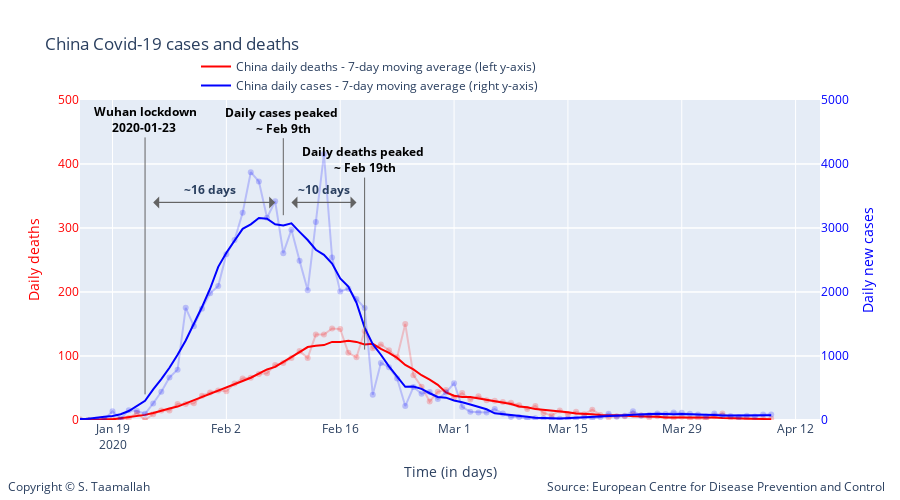

Notebook code for this chart:
### Code cell
degree = 5

smooth_china_deaths = smoothTriangle(df_china['deaths'],degree)
smooth_china_cases = smoothTriangle(df_china['cases'],degree)

smooth_china_deaths_9day = smooth_9day(df_china['deaths'])
smooth_china_cases_9day = smooth_9day(df_china['cases'])



# Add traces
trace1 = go.Scatter(
        x=df_china.index, 
        y=df_china['deaths'],
        mode='lines + markers',
        name='China daily deaths (left y-axis)',
        line_color='rgba(256, 0, 0, .2)',
        showlegend=False,
)

trace11 = go.Scatter(
        x=df_china.index, 
        y=smooth_china_deaths_9day,
        mode='lines',
        name='China daily deaths - 7-day moving average (left y-axis)',
        line_color='rgba(256, 0, 0, 1)',
)


trace2 = go.Scatter(
        x=df_china.index, 
        y=df_china['cases'],
        mode='lines + markers',
        name='China daily cases (right y-axis)',
        line_color='rgba(0, 0, 256, .2)',
        showlegend=False,
        yaxis='y2'
)

trace22 = go.Scatter(
        x=df_china.index, 
        y=smooth_china_cases_9day,
        mode='lines',
        name='China daily cases - 7-day moving average (right y-axis)',
        line_color='rgba(0, 0, 256, 1)',
        yaxis='y2'
)

data = [trace1, trace11, trace2, trace22]

layout = go.Layout(
    title='China Covid-19 cases and deaths',
    legend=dict(x=.4, y=1.15, orientation="h"), 
    width=900,
    height=500,
    
    # Top left
    xaxis=dict(
        title='Time (in days)',
        range=['2020-01-15', '2020-04-15'],
    ),
    yaxis=dict(
        title='Daily deaths',
        #type='log',
        range=[0,500],
        color="red",
        anchor='x'
    ),
    yaxis2=dict(
        title = 'Daily new cases',
        color='rgba(0, 0, 256, 1)',
        #type='log',
        range=[0,5000],
        overlaying='y',
        side='right'
    ),
    
       annotations=[
        dict(
            x=1.09,
            y=-0.24,
            showarrow=False,
            text='Source: European Centre for Disease Prevention and Control',
            xref='paper',
            yref='paper'
        ),
        
        dict(
            x=-0.1,
            y=-0.24,
            showarrow=False,
            text='Copyright © S. Taamallah ',
            xref='paper',
            yref='paper'
        )
    ],
    
)



fig = go.Figure(data=data, layout=layout)

fig.add_annotation(
            x='2020-01-23',
            y=40,
            xref="x",
            yref="y",
            text="<b> Wuhan lockdown <br> 2020-01-23  </b>",
            showarrow=True,
            font=dict(
            #family="Courier New, monospace",
            size=12,
            color="black",
            ),
        align="center",
        arrowhead=0,
        arrowsize=1,
        arrowwidth=1,
        arrowcolor="#636363",
        ax=0,
        ay=-275,
)




fig.add_annotation(
            x='2020-02-09',
            y=320,
            text="<b>Daily cases peaked <br> ~ Feb 9th </b>",
            showarrow=True,
            font=dict(
            #family="Courier New, monospace",
            size=12,
            color="black",
            ),
        align="center",
        arrowhead=0,
        arrowsize=1,
        arrowwidth=1,
        arrowcolor="#636363",
        ax=0,
        ay=-95,
)


fig.add_annotation(
            x='2020-02-19',
            y=110,
            text="<b>Daily deaths peaked <br> ~ Feb 19th </b>",
            showarrow=True,
            font=dict(
            #family="Courier New, monospace",
            size=12,
            color="black",
            ),
        align="center",
        arrowhead=0,
        arrowsize=1,
        arrowwidth=1,
        arrowcolor="#636363",
        ax=0,
        ay=-190,
)

fig.add_annotation(
            x='2020-02-10',
            y=340,
            text="",
            showarrow=True,
            font=dict(
            #family="Courier New, monospace",
            size=12,
            color="black",
            ),
        align="center",
        arrowhead=1,
        arrowsize=2,
        arrowwidth=1,
        arrowcolor="#636363",
        ax=65,
        ay=0,
)

fig.add_annotation(
            x='2020-02-18',
            y=340,
            text="",
            showarrow=True,
            font=dict(
            #family="Courier New, monospace",
            size=12,
            color="black",
            ),
        align="center",
        arrowhead=1,
        arrowsize=2,
        arrowwidth=1,
        arrowcolor="#636363",
        ax=-65,
        ay=0,
)

fig.add_annotation(
            x='2020-02-14',
            y=360,
            text="<b> ~10 days </b>",
            showarrow=False,
)

fig.add_annotation(
            x='2020-01-24',
            y=340,
            text="",
            showarrow=True,
            font=dict(
            #family="Courier New, monospace",
            size=12,
            color="black",
            ),
        align="center",
        arrowhead=1,
        arrowsize=2,
        arrowwidth=1,
        arrowcolor="#636363",
        ax=120,
        ay=0,
)

fig.add_annotation(
            x='2020-02-08',
            y=340,
            text="",
            showarrow=True,
            font=dict(
            #family="Courier New, monospace",
            size=12,
            color="black",
            ),
        align="center",
        arrowhead=1,
        arrowsize=2,
        arrowwidth=1,
        arrowcolor="#636363",
        ax=-120,
        ay=0,
)


fig.add_annotation(
            x='2020-01-31',
            y=360,
            text="<b> ~16 days </b>",
            showarrow=False,
)

fig.show()

from plotly.offline import plot
plot(fig, filename="STaamallah_covid19_analysis_chart_2_20200408.html", auto_open = False)

### Figure 1 — Plotly figure (JSON) as saved in the notebook; plotly's stock layout.template omitted (floating-point values rounded to 4 significant figures)
{"data": [{"line": {"color": "rgba(256, 0, 0, .2)"}, "mode": "lines+markers", "name": "China daily deaths (left y-axis)", "showlegend": false, "type": "scatter", "x": ["2020-04-09T00:00:00", "2020-04-08T00:00:00", "2020-04-07T00:00:00", "2020-04-06T00:00:00", "2020-04-05T00:00:00", "2020-04-04T00:00:00", "2020-04-03T00:00:00", "2020-04-02T00:00:00", "2020-04-01T00:00:00", "2020-03-31T00:00:00", "2020-03-30T00:00:00", "2020-03-29T00:00:00", "2020-03-28T00:00:00", "2020-03-27T00:00:00", "2020-03-26T00:00:00", "2020-03-25T00:00:00", "2020-03-24T00:00:00", "2020-03-23T00:00:00", "2020-03-22T00:00:00", "2020-03-21T00:00:00", "2020-03-20T00:00:00", "2020-03-19T00:00:00", "2020-03-18T00:00:00", "2020-03-17T00:00:00", "2020-03-16T00:00:00", "2020-03-15T00:00:00", "2020-03-14T00:00:00", "2020-03-13T00:00:00", "2020-03-12T00:00:00", "2020-03-11T00:00:00", "2020-03-10T00:00:00", "2020-03-09T00:00:00", "2020-03-08T00:00:00", "2020-03-07T00:00:00", "2020-03-06T00:00:00", "2020-03-05T00:00:00", "2020-03-04T00:00:00", "2020-03-03T00:00:00", "2020-03-02T00:00:00", "2020-03-01T00:00:00", "2020-02-29T00:00:00", "2020-02-28T00:00:00", "2020-02-27T00:00:00", "2020-02-26T00:00:00", "2020-02-25T00:00:00", "2020-02-24T00:00:00", "2020-02-23T00:00:00", "2020-02-22T00:00:00", "2020-02-21T00:00:00", "2020-02-20T00:00:00", "2020-02-19T00:00:00", "2020-02-18T00:00:00", "2020-02-17T00:00:00", "2020-02-16T00:00:00", "2020-02-15T00:00:00", "2020-02-14T00:00:00", "2020-02-13T00:00:00", "2020-02-12T00:00:00", "2020-02-11T00:00:00", "2020-02-10T00:00:00", "2020-02-09T00:00:00", "2020-02-08T00:00:00", "2020-02-07T00:00:00", "2020-02-06T00:00:00", "2020-02-05T00:00:00", "2020-02-04T00:00:00", "2020-02-03T00:00:00", "2020-02-02T00:00:00", "2020-02-01T00:00:00", "2020-01-31T00:00:00", "2020-01-30T00:00:00", "2020-01-29T00:00:00", "2020-01-28T00:00:00", "2020-01-27T00:00:00", "2020-01-26T00:00:00", "2020-01-25T00:00:00", "2020-01-24T00:00:00", "2020-01-23T00:00:00", "2020-01-22T00:00:00", "2020-01-21T00:00:00", "2020-01-20T00:00:00", "2020-01-19T00:00:00", "2020-01-18T00:00:00", "2020-01-17T00:00:00", "2020-01-16T00:00:00", "2020-01-15T00:00:00", "2020-01-14T00:00:00", "2020-01-13T00:00:00", "2020-01-12T00:00:00", "2020-01-11T00:00:00", "2020-01-10T00:00:00", "2020-01-09T00:00:00", "2020-01-08T00:00:00", "2020-01-07T00:00:00", "2020-01-06T00:00:00", "2020-01-05T00:00:00", "2020-01-04T00:00:00", "2020-01-03T00:00:00", "2020-01-02T00:00:00", "2020-01-01T00:00:00", "2019-12-31T00:00:00"], "y": [2, 2, 0, 2, 3, 4, 10, 6, 1, 3, 2, 5, 3, 5, 6, 4, 7, 9, 6, 6, 4, 8, 16, 9, 13, 9, 15, 7, 11, 22, 17, 23, 27, 28, 30, 31, 37, 32, 42, 35, 47, 44, 29, 52, 70, 150, 98, 109, 118, 112, 139, 98, 105, 142, 143, 133.5, 133.5, 97, 108, 97, 89, 86, 73, 72, 66, 65, 57, 45, 46, 43, 38, 26, 25, 25, 15, 15, 9, 0, 11, 3, 0, 1, 0, 0, 0, 1, 0, 0, 0, 1, 0, 0, 0, 0, 0, 0, 0, 0, 0, 0, 0]}, {"line": {"color": "rgba(256, 0, 0, 1)"}, "mode": "lines", "name": "China daily deaths - 7-day moving average (left y-axis)", "type": "scatter", "x": ["2020-04-09T00:00:00", "2020-04-08T00:00:00", "2020-04-07T00:00:00", "2020-04-06T00:00:00", "2020-04-05T00:00:00", "2020-04-04T00:00:00", "2020-04-03T00:00:00", "2020-04-02T00:00:00", "2020-04-01T00:00:00", "2020-03-31T00:00:00", "2020-03-30T00:00:00", "2020-03-29T00:00:00", "2020-03-28T00:00:00", "2020-03-27T00:00:00", "2020-03-26T00:00:00", "2020-03-25T00:00:00", "2020-03-24T00:00:00", "2020-03-23T00:00:00", "2020-03-22T00:00:00", "2020-03-21T00:00:00", "2020-03-20T00:00:00", "2020-03-19T00:00:00", "2020-03-18T00:00:00", "2020-03-17T00:00:00", "2020-03-16T00:00:00", "2020-03-15T00:00:00", "2020-03-14T00:00:00", "2020-03-13T00:00:00", "2020-03-12T00:00:00", "2020-03-11T00:00:00", "2020-03-10T00:00:00", "2020-03-09T00:00:00", "2020-03-08T00:00:00", "2020-03-07T00:00:00", "2020-03-06T00:00:00", "2020-03-05T00:00:00", "2020-03-04T00:00:00", "2020-03-03T00:00:00", "2020-03-02T00:00:00", "2020-03-01T00:00:00", "2020-02-29T00:00:00", "2020-02-28T00:00:00", "2020-02-27T00:00:00", "2020-02-26T00:00:00", "2020-02-25T00:00:00", "2020-02-24T00:00:00", "2020-02-23T00:00:00", "2020-02-22T00:00:00", "2020-02-21T00:00:00", "2020-02-20T00:00:00", "2020-02-19T00:00:00", "2020-02-18T00:00:00", "2020-02-17T00:00:00", "2020-02-16T00:00:00", "2020-02-15T00:00:00", "2020-02-14T00:00:00", "2020-02-13T00:00:00", "2020-02-12T00:00:00", "2020-02-11T00:00:00", "2020-02-10T00:00:00", "2020-02-09T00:00:00", "2020-02-08T00:00:00", "2020-02-07T00:00:00", "2020-02-06T00:00:00", "2020-02-05T00:00:00", "2020-02-04T00:00:00", "2020-02-03T00:00:00", "2020-02-02T00:00:00", "2020-02-01T00:00:00", "2020-01-31T00:00:00", "2020-01-30T00:00:00", "2020-01-29T00:00:00", "2020-01-28T00:00:00", "2020-01-27T00:00:00", "2020-01-26T00:00:00", "2020-01-25T00:00:00", "2020-01-24T00:00:00", "2020-01-23T00:00:00", "2020-01-22T00:00:00", "2020-01-21T00:00:00", "2020-01-20T00:00:00", "2020-01-19T00:00:00", "2020-01-18T00:00:00", "2020-01-17T00:00:00", "2020-01-16T00:00:00", "2020-01-15T00:00:00", "2020-01-14T00:00:00", "2020-01-13T00:00:00", "2020-01-12T00:00:00", "2020-01-11T00:00:00", "2020-01-10T00:00:00", "2020-01-09T00:00:00", "2020-01-08T00:00:00", "2020-01-07T00:00:00", "2020-01-06T00:00:00", "2020-01-05T00:00:00", "2020-01-04T00:00:00", "2020-01-03T00:00:00", "2020-01-02T00:00:00", "2020-01-01T00:00:00", "2019-12-31T00:00:00"], "y": [1.333, 1.5, 1.8, 2.167, 3, 3, 3, 4, 4, 4, 4, 3, 4, 4, 5, 5, 5, 6, 7, 7, 8, 8, 9, 9, 10, 12, 13, 14, 16, 17, 20, 21, 25, 27, 29, 31, 34, 36, 36, 38, 43, 55, 63, 70, 79, 86, 97, 105, 111, 119, 118, 122, 124, 122, 122, 117, 116, 114, 106, 98, 91, 83, 79, 72, 66, 61, 56, 50, 45, 41, 35, 30, 26, 21, 18, 14, 11, 8, 6, 4, 2, 1, 1, 0, 0, 0, 0, 0, 0, 0, 0, 0, 0, 0, 0, 0, 0, 0, 0, 0, 0]}, {"line": {"color": "rgba(0, 0, 256, .2)"}, "mode": "lines+markers", "name": "China daily cases (right y-axis)", "showlegend": false, "type": "scatter", "x": ["2020-04-09T00:00:00", "2020-04-08T00:00:00", "2020-04-07T00:00:00", "2020-04-06T00:00:00", "2020-04-05T00:00:00", "2020-04-04T00:00:00", "2020-04-03T00:00:00", "2020-04-02T00:00:00", "2020-04-01T00:00:00", "2020-03-31T00:00:00", "2020-03-30T00:00:00", "2020-03-29T00:00:00", "2020-03-28T00:00:00", "2020-03-27T00:00:00", "2020-03-26T00:00:00", "2020-03-25T00:00:00", "2020-03-24T00:00:00", "2020-03-23T00:00:00", "2020-03-22T00:00:00", "2020-03-21T00:00:00", "2020-03-20T00:00:00", "2020-03-19T00:00:00", "2020-03-18T00:00:00", "2020-03-17T00:00:00", "2020-03-16T00:00:00", "2020-03-15T00:00:00", "2020-03-14T00:00:00", "2020-03-13T00:00:00", "2020-03-12T00:00:00", "2020-03-11T00:00:00", "2020-03-10T00:00:00", "2020-03-09T00:00:00", "2020-03-08T00:00:00", "2020-03-07T00:00:00", "2020-03-06T00:00:00", "2020-03-05T00:00:00", "2020-03-04T00:00:00", "2020-03-03T00:00:00", "2020-03-02T00:00:00", "2020-03-01T00:00:00", "2020-02-29T00:00:00", "2020-02-28T00:00:00", "2020-02-27T00:00:00", "2020-02-26T00:00:00", "2020-02-25T00:00:00", "2020-02-24T00:00:00", "2020-02-23T00:00:00", "2020-02-22T00:00:00", "2020-02-21T00:00:00", "2020-02-20T00:00:00", "2020-02-19T00:00:00", "2020-02-18T00:00:00", "2020-02-17T00:00:00", "2020-02-16T00:00:00", "2020-02-15T00:00:00", "2020-02-14T00:00:00", "2020-02-13T00:00:00", "2020-02-12T00:00:00", "2020-02-11T00:00:00", "2020-02-10T00:00:00", "2020-02-09T00:00:00", "2020-02-08T00:00:00", "2020-02-07T00:00:00", "2020-02-06T00:00:00", "2020-02-05T00:00:00", "2020-02-04T00:00:00", "2020-02-03T00:00:00", "2020-02-02T00:00:00", "2020-02-01T00:00:00", "2020-01-31T00:00:00", "2020-01-30T00:00:00", "2020-01-29T00:00:00", "2020-01-28T00:00:00", "2020-01-27T00:00:00", "2020-01-26T00:00:00", "2020-01-25T00:00:00", "2020-01-24T00:00:00", "2020-01-23T00:00:00", "2020-01-22T00:00:00", "2020-01-21T00:00:00", "2020-01-20T00:00:00", "2020-01-19T00:00:00", "2020-01-18T00:00:00", "2020-01-17T00:00:00", "2020-01-16T00:00:00", "2020-01-15T00:00:00", "2020-01-14T00:00:00", "2020-01-13T00:00:00", "2020-01-12T00:00:00", "2020-01-11T00:00:00", "2020-01-10T00:00:00", "2020-01-09T00:00:00", "2020-01-08T00:00:00", "2020-01-07T00:00:00", "2020-01-06T00:00:00", "2020-01-05T00:00:00", "2020-01-04T00:00:00", "2020-01-03T00:00:00", "2020-01-02T00:00:00", "2020-01-01T00:00:00", "2019-12-31T00:00:00"], "y": [86, 86, 56, 67, 48, 62, 70, 100, 54, 84, 98, 113, 119, 94, 102, 78, 69, 138, 65, 52, 99, 44, 23, 43, 25, 22, 19, 22, 24, 29, 20, 45, 46, 101, 170, 117, 119, 127, 205, 574, 428, 329, 439, 410, 515, 218, 647, 826, 891, 394, 1750, 1890, 2052, 2007, 2538, 4156, 3092, 2028, 2490, 2974, 2607, 3418, 3160, 3727, 3872, 3237, 2812, 2590, 2095, 1980, 1740, 1466, 1753, 787, 665, 441, 259, 97, 140, 151, 19, 136, 17, 4, 0, 0, 0, 0, 0, 0, 0, 0, 0, 0, 0, 15, 0, 17, 0, 0, 27], "yaxis": "y2"}, {"line": {"color": "rgba(0, 0, 256, 1)"}, "mode": "lines", "name": "China daily cases - 7-day moving average (right y-axis)", "type": "scatter", "x": ["2020-04-09T00:00:00", "2020-04-08T00:00:00", "2020-04-07T00:00:00", "2020-04-06T00:00:00", "2020-04-05T00:00:00", "2020-04-04T00:00:00", "2020-04-03T00:00:00", "2020-04-02T00:00:00", "2020-04-01T00:00:00", "2020-03-31T00:00:00", "2020-03-30T00:00:00", "2020-03-29T00:00:00", "2020-03-28T00:00:00", "2020-03-27T00:00:00", "2020-03-26T00:00:00", "2020-03-25T00:00:00", "2020-03-24T00:00:00", "2020-03-23T00:00:00", "2020-03-22T00:00:00", "2020-03-21T00:00:00", "2020-03-20T00:00:00", "2020-03-19T00:00:00", "2020-03-18T00:00:00", "2020-03-17T00:00:00", "2020-03-16T00:00:00", "2020-03-15T00:00:00", "2020-03-14T00:00:00", "2020-03-13T00:00:00", "2020-03-12T00:00:00", "2020-03-11T00:00:00", "2020-03-10T00:00:00", "2020-03-09T00:00:00", "2020-03-08T00:00:00", "2020-03-07T00:00:00", "2020-03-06T00:00:00", "2020-03-05T00:00:00", "2020-03-04T00:00:00", "2020-03-03T00:00:00", "2020-03-02T00:00:00", "2020-03-01T00:00:00", "2020-02-29T00:00:00", "2020-02-28T00:00:00", "2020-02-27T00:00:00", "2020-02-26T00:00:00", "2020-02-25T00:00:00", "2020-02-24T00:00:00", "2020-02-23T00:00:00", "2020-02-22T00:00:00", "2020-02-21T00:00:00", "2020-02-20T00:00:00", "2020-02-19T00:00:00", "2020-02-18T00:00:00", "2020-02-17T00:00:00", "2020-02-16T00:00:00", "2020-02-15T00:00:00", "2020-02-14T00:00:00", "2020-02-13T00:00:00", "2020-02-12T00:00:00", "2020-02-11T00:00:00", "2020-02-10T00:00:00", "2020-02-09T00:00:00", "2020-02-08T00:00:00", "2020-02-07T00:00:00", "2020-02-06T00:00:00", "2020-02-05T00:00:00", "2020-02-04T00:00:00", "2020-02-03T00:00:00", "2020-02-02T00:00:00", "2020-02-01T00:00:00", "2020-01-31T00:00:00", "2020-01-30T00:00:00", "2020-01-29T00:00:00", "2020-01-28T00:00:00", "2020-01-27T00:00:00", "2020-01-26T00:00:00", "2020-01-25T00:00:00", "2020-01-24T00:00:00", "2020-01-23T00:00:00", "2020-01-22T00:00:00", "2020-01-21T00:00:00", "2020-01-20T00:00:00", "2020-01-19T00:00:00", "2020-01-18T00:00:00", "2020-01-17T00:00:00", "2020-01-16T00:00:00", "2020-01-15T00:00:00", "2020-01-14T00:00:00", "2020-01-13T00:00:00", "2020-01-12T00:00:00", "2020-01-11T00:00:00", "2020-01-10T00:00:00", "2020-01-09T00:00:00", "2020-01-08T00:00:00", "2020-01-07T00:00:00", "2020-01-06T00:00:00", "2020-01-05T00:00:00", "2020-01-04T00:00:00", "2020-01-03T00:00:00", "2020-01-02T00:00:00", "2020-01-01T00:00:00", "2019-12-31T00:00:00"], "y": [76, 73.75, 68.6, 67.5, 69, 69, 71, 77, 83, 88, 92, 93, 90, 99, 97, 92, 90, 82, 74, 67, 62, 56, 43, 38, 35, 27, 25, 27, 28, 36, 52, 63, 74, 86, 105, 167, 209, 241, 278, 305, 349, 360, 418, 487, 522, 518, 676, 837, 1020, 1186, 1443, 1833, 2085, 2211, 2444, 2580, 2660, 2812, 2940, 3072, 3040, 3057, 3144, 3155, 3057, 2987, 2801, 2613, 2393, 2051, 1765, 1501, 1242, 1020, 816, 639, 479, 299, 213, 140, 91, 62, 51, 36, 19, 17, 2, 0, 0, 0, 0, 1, 1, 3, 3, 3, 0, 7, 5.4, 11, 9], "yaxis": "y2"}], "layout": {"annotations": [{"showarrow": false, "text": "Source: European Centre for Disease Prevention and Control", "x": 1.09, "xref": "paper", "y": -0.24, "yref": "paper"}, {"showarrow": false, "text": "Copyright © S. Taamallah ", "x": -0.1, "xref": "paper", "y": -0.24, "yref": "paper"}, {"align": "center", "arrowcolor": "#636363", "arrowhead": 0, "arrowsize": 1, "arrowwidth": 1, "ax": 0, "ay": -275, "font": {"color": "black", "size": 12}, "showarrow": true, "text": "<b> Wuhan lockdown <br> 2020-01-23  </b>", "x": "2020-01-23", "xref": "x", "y": 40, "yref": "y"}, {"align": "center", "arrowcolor": "#636363", "arrowhead": 0, "arrowsize": 1, "arrowwidth": 1, "ax": 0, "ay": -95, "font": {"color": "black", "size": 12}, "showarrow": true, "text": "<b>Daily cases peaked <br> ~ Feb 9th </b>", "x": "2020-02-09", "y": 320}, {"align": "center", "arrowcolor": "#636363", "arrowhead": 0, "arrowsize": 1, "arrowwidth": 1, "ax": 0, "ay": -190, "font": {"color": "black", "size": 12}, "showarrow": true, "text": "<b>Daily deaths peaked <br> ~ Feb 19th </b>", "x": "2020-02-19", "y": 110}, {"align": "center", "arrowcolor": "#636363", "arrowhead": 1, "arrowsize": 2, "arrowwidth": 1, "ax": 65, "ay": 0, "font": {"color": "black", "size": 12}, "showarrow": true, "text": "", "x": "2020-02-10", "y": 340}, {"align": "center", "arrowcolor": "#636363", "arrowhead": 1, "arrowsize": 2, "arrowwidth": 1, "ax": -65, "ay": 0, "font": {"color": "black", "size": 12}, "showarrow": true, "text": "", "x": "2020-02-18", "y": 340}, {"showarrow": false, "text": "<b> ~10 days </b>", "x": "2020-02-14", "y": 360}, {"align": "center", "arrowcolor": "#636363", "arrowhead": 1, "arrowsize": 2, "arrowwidth": 1, "ax": 120, "ay": 0, "font": {"color": "black", "size": 12}, "showarrow": true, "text": "", "x": "2020-01-24", "y": 340}, {"align": "center", "arrowcolor": "#636363", "arrowhead": 1, "arrowsize": 2, "arrowwidth": 1, "ax": -120, "ay": 0, "font": {"color": "black", "size": 12}, "showarrow": true, "text": "", "x": "2020-02-08", "y": 340}, {"showarrow": false, "text": "<b> ~16 days </b>", "x": "2020-01-31", "y": 360}], "height": 500, "legend": {"orientation": "h", "x": 0.4, "y": 1.15}, "title": {"text": "China Covid-19 cases and deaths"}, "width": 900, "xaxis": {"range": ["2020-01-15", "2020-04-15"], "title": {"text": "Time (in days)"}, "type": "date"}, "yaxis": {"anchor": "x", "color": "red", "range": [0, 500], "title": {"text": "Daily deaths"}, "type": "linear"}, "yaxis2": {"color": "rgba(0, 0, 256, 1)", "overlaying": "y", "range": [0, 5000], "side": "right", "title": {"text": "Daily new cases"}, "type": "linear"}}}
